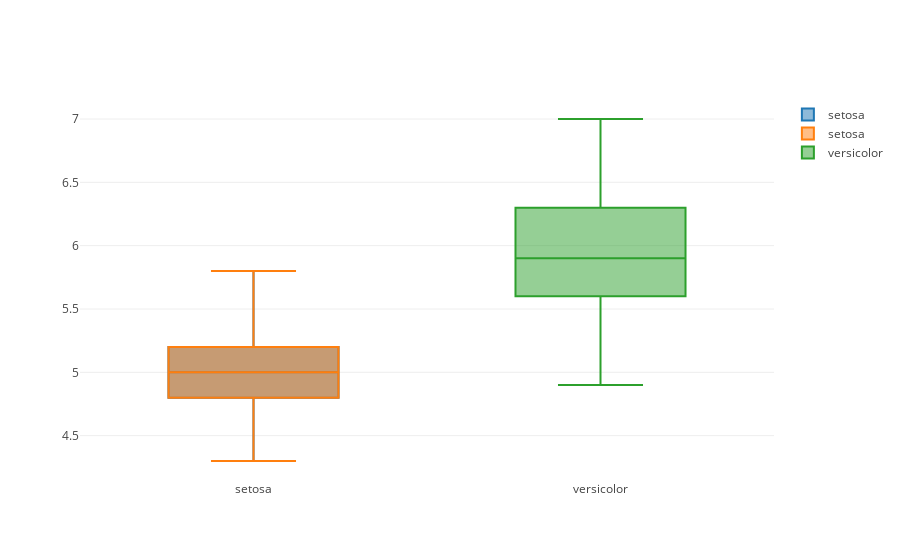

Write notebook code for a chart like this one.
### Code cell
trace1 = go.Box(y=df['SepalLengthCm'][df['Species'] == 'Iris-setosa'], name = 'setosa')

trace2 = go.Box(y=df['SepalLengthCm'][df['Species'] == 'Iris-versicolor'], name = 'versicolor')

trace3 = go.Box(y=df['SepalLengthCm'][df['Species'] == 'Iris-virginica'], name = 'virginica')

data = [trace1, trace1, trace2]
py.iplot(data)

### Figure 1 — Plotly figure (JSON) as saved in the notebook; plotly's stock layout.template omitted (floating-point values rounded to 4 significant figures)
{"data": [{"name": "setosa", "type": "box", "uid": "749c2ad4-c402-11e8-b0a0-402cf4f1c872", "y": [5.1, 4.9, 4.7, 4.6, 5, 5.4, 4.6, 5, 4.4, 4.9, 5.4, 4.8, 4.8, 4.3, 5.8, 5.7, 5.4, 5.1, 5.7, 5.1, 5.4, 5.1, 4.6, 5.1, 4.8, 5, 5, 5.2, 5.2, 4.7, 4.8, 5.4, 5.2, 5.5, 4.9, 5, 5.5, 4.9, 4.4, 5.1, 5, 4.5, 4.4, 5, 5.1, 4.8, 5.1, 4.6, 5.3, 5]}, {"name": "setosa", "type": "box", "uid": "749c2ad5-c402-11e8-862c-402cf4f1c872", "y": [5.1, 4.9, 4.7, 4.6, 5, 5.4, 4.6, 5, 4.4, 4.9, 5.4, 4.8, 4.8, 4.3, 5.8, 5.7, 5.4, 5.1, 5.7, 5.1, 5.4, 5.1, 4.6, 5.1, 4.8, 5, 5, 5.2, 5.2, 4.7, 4.8, 5.4, 5.2, 5.5, 4.9, 5, 5.5, 4.9, 4.4, 5.1, 5, 4.5, 4.4, 5, 5.1, 4.8, 5.1, 4.6, 5.3, 5]}, {"name": "versicolor", "type": "box", "uid": "749c2ad6-c402-11e8-992b-402cf4f1c872", "y": [7, 6.4, 6.9, 5.5, 6.5, 5.7, 6.3, 4.9, 6.6, 5.2, 5, 5.9, 6, 6.1, 5.6, 6.7, 5.6, 5.8, 6.2, 5.6, 5.9, 6.1, 6.3, 6.1, 6.4, 6.6, 6.8, 6.7, 6, 5.7, 5.5, 5.5, 5.8, 6, 5.4, 6, 6.7, 6.3, 5.6, 5.5, 5.5, 6.1, 5.8, 5, 5.6, 5.7, 5.7, 6.2, 5.1, 5.7]}], "layout": {}}
